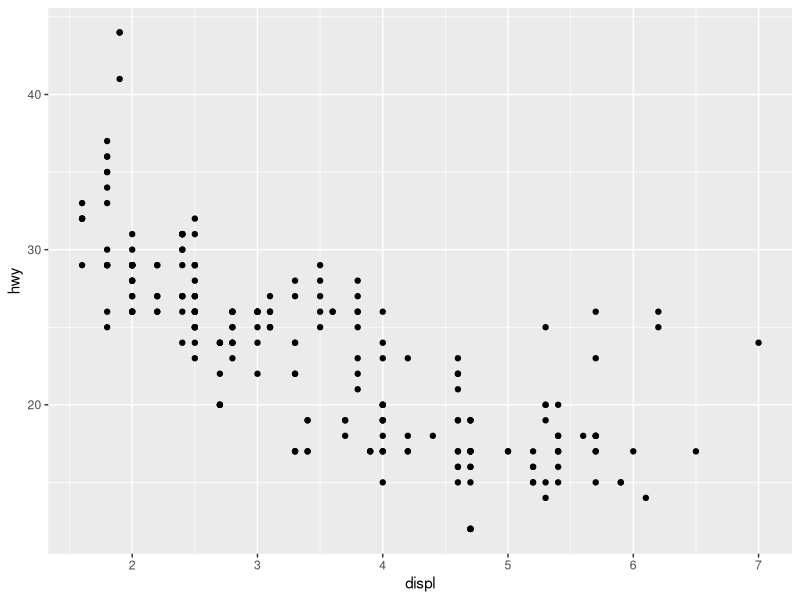
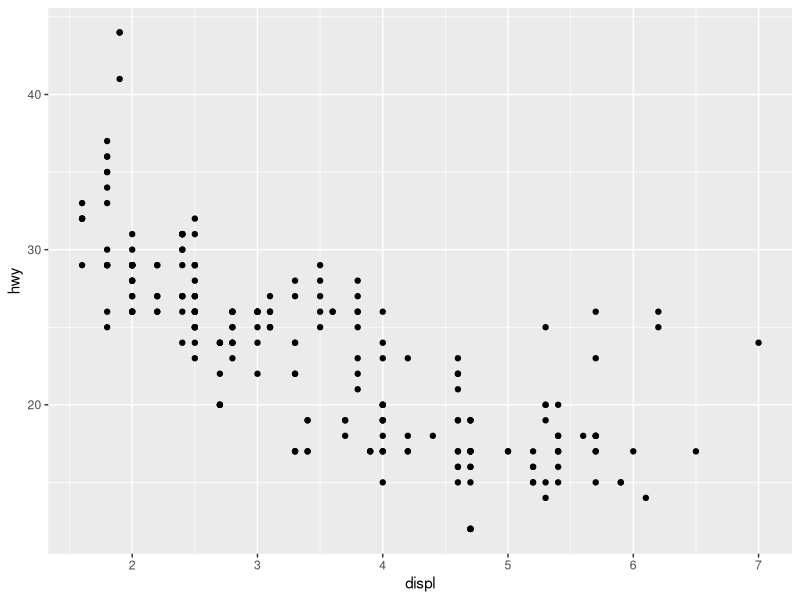
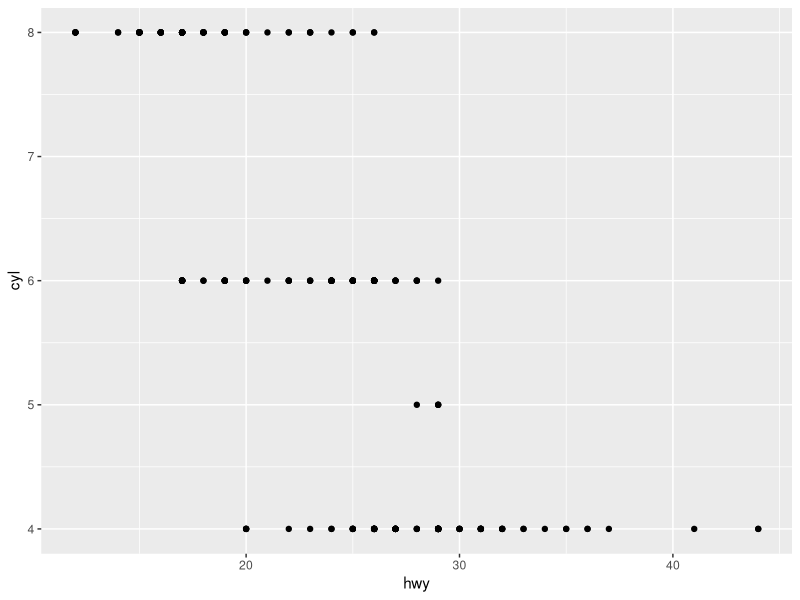
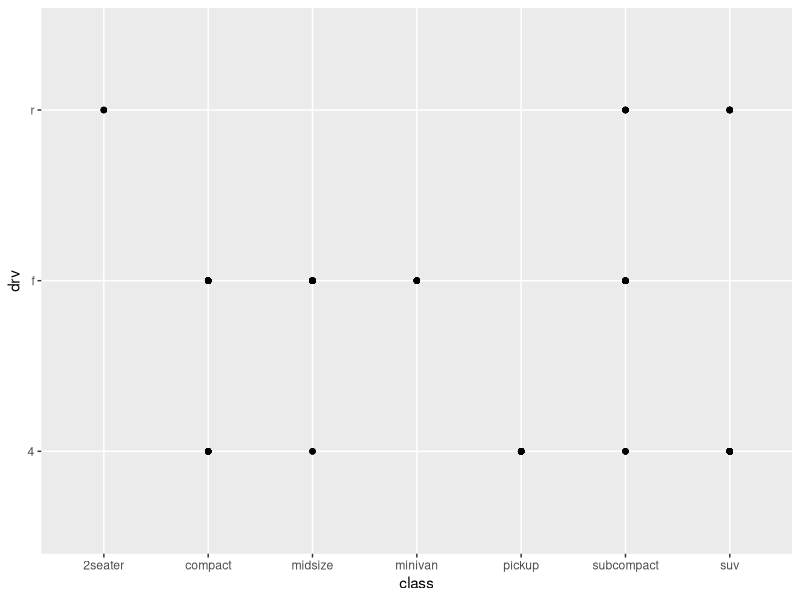
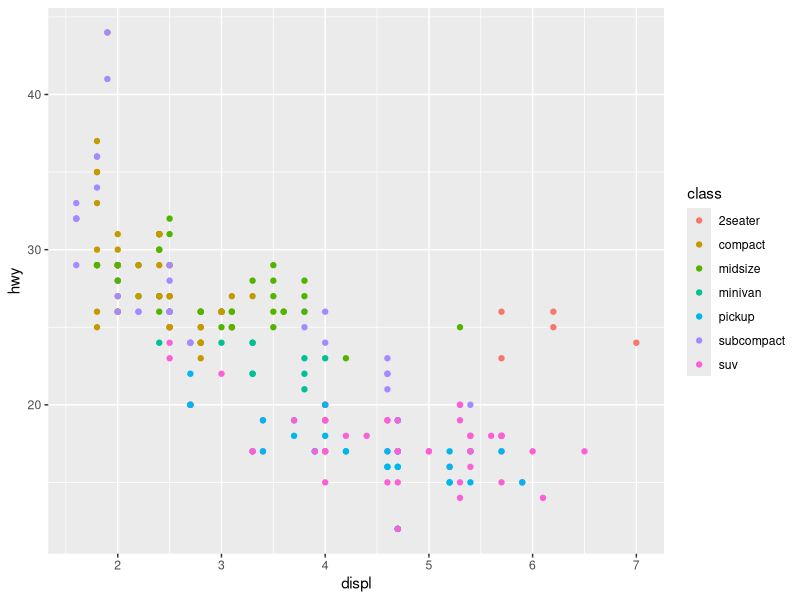
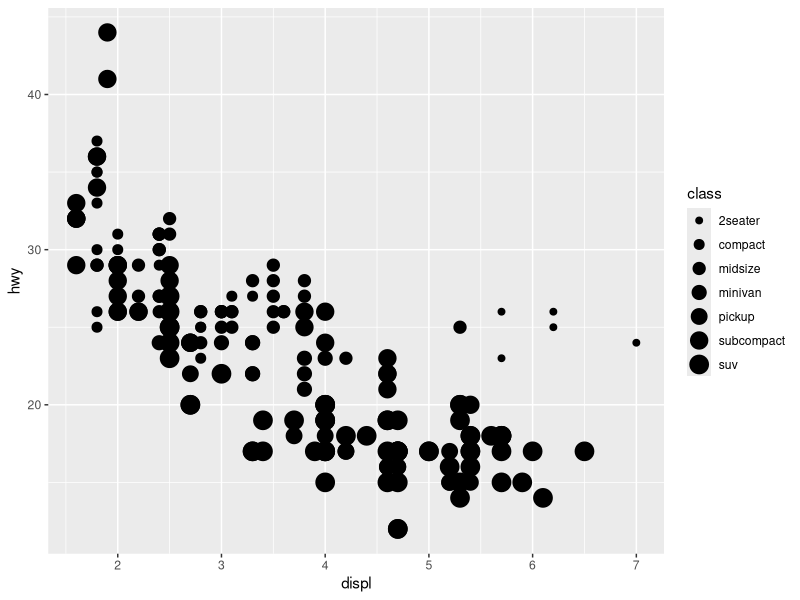
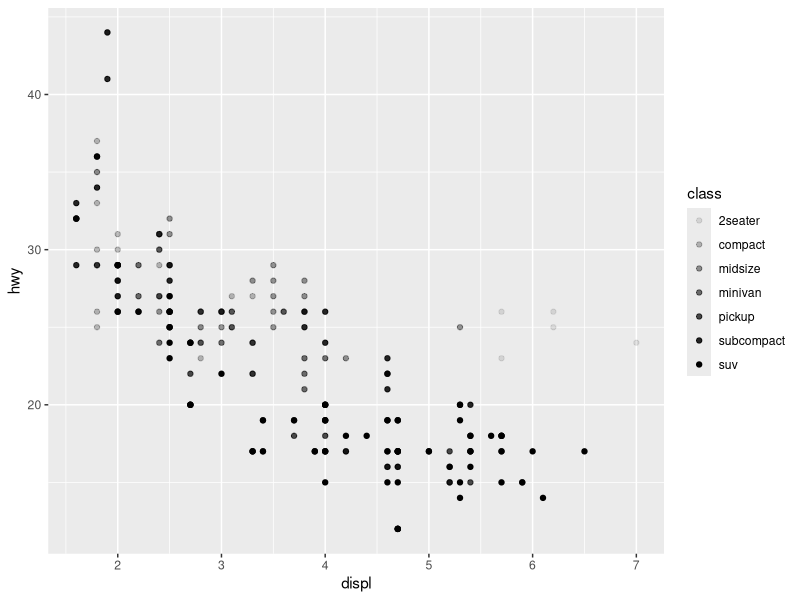
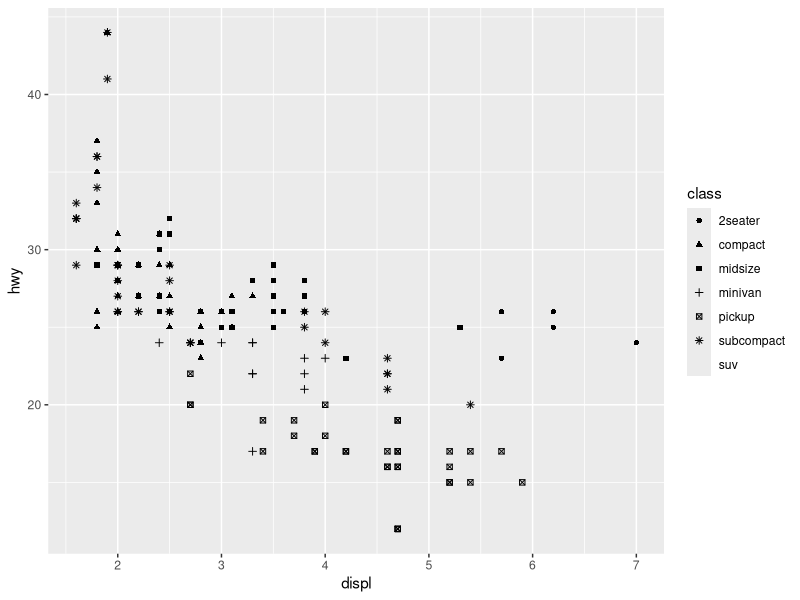

Write the R code that produced these figures, in order. (Note: this script raises an error after producing the figures.)
## ---- chunk 1
knitr::opts_chunk$set(echo = TRUE)
## ---- chunk 2
library("tidyverse")
## ---- chunk 3
ggplot(data = mpg) +
  geom_point(mapping = aes(x = displ, y = hwy))
## ---- chunk 4
ggplot(data = mpg) +
  geom_point(mapping = aes(x = displ, y = hwy))
## ---- chunk 5
dim(mpg)
## ---- chunk 6
ggplot(data = mpg) +
  geom_point(mapping = aes(x = hwy, y = cyl))
## ---- chunk 7
ggplot(data = mpg) +
  geom_point(mapping = aes(x = class, y = drv))
## ---- chunk 8
ggplot(data = mpg) +
  geom_point(mapping = aes(x = displ, y = hwy, color = class))
## ---- chunk 9
ggplot(data = mpg) +
  geom_point(mapping = aes(x = displ, y = hwy, size = class))
## ---- chunk 10
ggplot(data = mpg) +
  geom_point(mapping = aes(x = displ, y = hwy, alpha = class))
## ---- chunk 11
ggplot(data = mpg) +
  geom_point(mapping = aes(x = displ, y = hwy, shape = class))
## ---- chunk 12
ggplot(data = mpg) +
  geom_point(mapping = aes(x = displ, y = hwy, color = "blue"))
## ---- chunk 13
ggplot(data = mpg) +
  geom_point(mapping = aes(x = displ, y = hwy, color = "blue"))
## ---- chunk 14
?mpg
## ---- chunk 15
ggplot(data = mpg) +
  geom_point(mapping = aes(x = displ, y = hwy, color = year))
## ---- chunk 16
ggplot(data = mpg) +
  geom_point(mapping = aes(x = displ, y = hwy, color = drv))
## ---- chunk 17
ggplot(data = mpg) +
  geom_point(mapping = aes(x = displ, y = hwy, size = cty))
## ---- chunk 18
ggplot(data = mpg) +
  geom_point(mapping = aes(x = displ, y = hwy, size = trans))
## ---- chunk 19
ggplot(data = mpg) +
  geom_point(mapping = aes(x = displ, y = hwy, shape = cyl))
## ---- chunk 20
ggplot(data = mpg) +
  geom_point(mapping = aes(x = displ, y = hwy, shape = manufacturer))
## ---- chunk 21
ggplot(data = mpg) +
  geom_point(mapping = aes(x = displ, y = hwy, color = year, size = year))
## ---- chunk 22
ggplot(data = mpg) +
  geom_point(mapping = aes(x = displ, y = hwy, color = drv, size = drv))
## ---- chunk 23
ggplot(data = mpg) +
  geom_point(mapping = aes(x = displ, y =hwy, color = cyl, stroke = 3), shape = 13)
## ---- chunk 24
ggplot(data = mpg) +
  geom_point(mapping = aes(x = displ, y =hwy, color = displ < 5, stroke = 1))
## ---- chunk 25
ggplot(data = mpg) +
  geom_point(mapping = aes(x = displ, y = hwy)) + 
  facet_wrap(~ class, nrow = 2)
## ---- chunk 26
ggplot(data = mpg) +
  geom_point(mapping = aes(x = displ, y = hwy)) +
  facet_grid(drv ~ cyl)
## ---- chunk 27
ggplot(data = mpg) +

   geom_point(mapping = aes(x = displ, y = hwy)) +

   facet_wrap(~ cty, nrow = 2)
## ---- chunk 28
ggplot(data = mpg) +
  geom_point(mapping = aes(x = displ, hwy)) + 
  facet_grid(drv ~ .)
## ---- chunk 29
ggplot(data = mpg) + 
  geom_point(mapping = aes(x = displ, y = hwy)) +
  facet_wrap(~ class, nrow = 2)
## ---- chunk 30
ggplot(data = mpg, mapping = aes(x = displ, y = hwy, color = drv)) + 
  geom_point() + 
  geom_smooth(se = FALSE)
## ---- chunk 31
ggplot(data = mpg, mapping = aes(x = displ, y = hwy)) + 
  geom_point() + 
  geom_smooth()
## ---- chunk 32
ggplot() + 
  geom_point(data = mpg, mapping = aes(x = displ, y = hwy)) + 
  geom_smooth(data = mpg, mapping = aes(x = displ, y = hwy))
## ---- chunk 33
ggplot() + 
  geom_point(data = mpg, mapping = aes(x = displ, y = hwy)) + 
  geom_smooth(data = mpg, mapping = aes(x = displ, y = hwy))
## ---- chunk 34
ggplot() + 
  geom_point(data = mpg, mapping = aes(x = displ, y = hwy)) + 
  geom_smooth(data = mpg, mapping = aes(x = displ, y = hwy))
## ---- chunk 35
ggplot(data = mpg, mapping = aes(x = displ, y = hwy, color = drv)) + 
  geom_point() + 
  geom_smooth(se = FALSE)
## ---- chunk 36
ggplot(data = mpg, mapping = aes(x = displ, y = hwy, color = drv)) + 
  geom_point() + 
  geom_smooth(se = FALSE)
## ---- chunk 37
ggplot(data = mpg, mapping = aes(x = displ, y = hwy, color = drv)) + 
  geom_point() + 
  geom_smooth(se = FALSE)
## ---- chunk 38
ggplot(data = mpg, mapping = aes(x = displ, y = hwy, color = drv)) + 
  geom_point() + 
  geom_smooth(se = FALSE)
## ---- chunk 39
ggplot(data = mpg, mapping = aes(x = cty, y = hwy)) + 
  geom_point()
geom_smooth(se = FALSE)
## ---- chunk 40
ggplot(data = mpg) +
  geom_point(mapping = aes(x = displ, y = hwy, color = year, size = year))
geom_boxplot()
